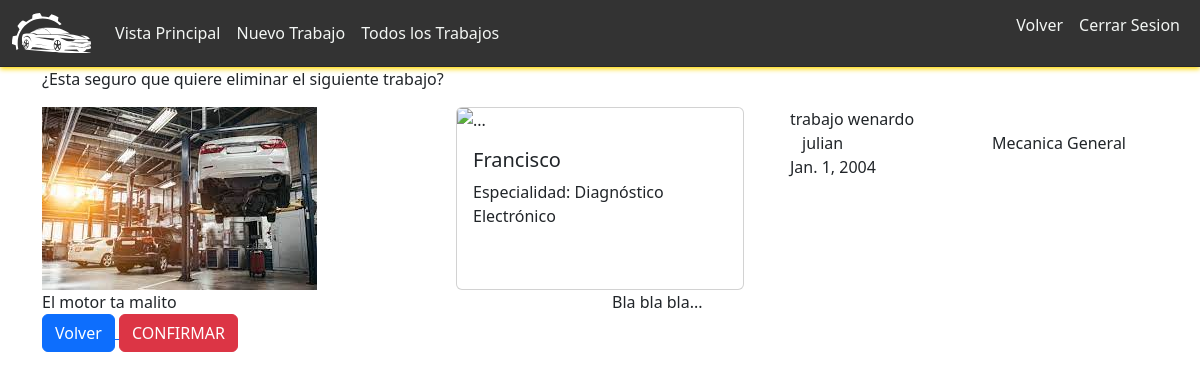
The page /admin_mecanico/eliminar/5 (signed in) on the database its author committed.
### core/models.py (models this page shows, shortened)
class Trabajo(models.Model):
    ESTADO_REVISION = (
        ("Por revisar", "Por revisar"),
        ("Aprobado", "Aprobado"),
        ("Rechazado", "Rechazado"),
        ("Inactivo", "Inactivo"),
    )
    mecanico = models.ForeignKey(Mecanico, on_delete=models.CASCADE)
    foto_principal = models.ImageField(upload_to='fotos/', null=True)
    titulo = models.CharField(max_length=100, null=True)
    fecha_trabajo = models.DateField()
    fecha_creacion = models.DateField(auto_now_add=True, null=True)
    fecha_actualizacion = models.DateField(auto_now=True, null=True)
    auto = models.CharField(max_length=100)
    diagnostico = models.CharField(max_length=150)
    descripcion = models.TextField()
    revision = models.CharField(max_length=100, choices=ESTADO_REVISION)
    observaciones = models.TextField(null=True, blank=True)

class Mecanico(models.Model):
    user = models.OneToOneField(User, on_delete=models.CASCADE)
    rut = models.CharField(max_length=100, primary_key=True)
    nombre = models.CharField(max_length=100)
    telefono = models.CharField(max_length=100)
    fecha_nacimiento = models.DateField()
    direccion = models.CharField(max_length=100)
    especialidad = models.ForeignKey(Especialidad, on_delete=models.CASCADE, null=True)

class Especialidad(models.Model):
    nombre_especialidad = models.CharField(max_length=100)
    def __str__(self):
        return self.nombre_especialidad

### core/decorators.py (the view)
        def wrapper_func(request, *args, **kwargs):
            group = None
            if request.user.groups.exists():
                group = request.user.groups.all()[0].name
            if group in allowed_roles:
                return view_func(request, *args, **kwargs)
            else:
                return redirect("/auth_error")

### core/views.py (called while the page is built)
@allowed_users(allowed_roles=['mecanico'])
def admin_mecanico_eliminartrabajo(request, pk):
    trabajo = Trabajo.objects.get(id=pk)
    context = {"trabajo": trabajo}
    if request.method == "POST":
        trabajo.delete()
        return redirect("/admin_mecanico")
    return render(request, "admin-mecanico-eliminartrabajo.html", context)

### templates/admin-mecanico-eliminartrabajo.html (shortened to what this page needs)
<!DOCTYPE html>
<html>
  <head>
    {% load static %}
      <link rel="stylesheet" href="{% static 'bootstrap-5.3.3/css/bootstrap.css' %}">
      <link rel="stylesheet" href="{% static 'css/navbar-admin.css' %}">
      <link rel="stylesheet" href="{% static 'css/admin-mecanico.css' %}">
  </head>
  <body>
  {% include "navbar-admin.html" %}
    <main>
        <div class="container">
            <p>¿Esta seguro que quiere eliminar el siguiente trabajo?</p>
        </div>
        <div class="container">
            <div class="row">
                <div class="col">
                    <img src="{{ trabajo.foto_principal.url }}">
                </div>
                    <div class="col justify-content-center d-flex">
                      <div class="card" style="width: 18rem">
                        <img
                          src=""
                          class="card-img-top"
                          alt="..."
                        />
                        <div class="card-body">
                          <h5 class="card-title">Francisco</h5>
                          <p class="card-text">Especialidad: Diagnóstico Electrónico</p>
                        </div>
                      </div>
                    </div>
                <div class="col">
                    <div class="row">
                        {{ trabajo.titulo }}
                    </div>
                    <div class="row">
                        <div class="col">
                            {{ trabajo.mecanico.nombre }}
                        </div>
                        <div class="col">
                            {{ trabajo.mecanico.especialidad }}
                        </div>
                    </div>
                    <div class="row">
                        {{ trabajo.fecha_trabajo }}
                    </div>
                </div>
            </div>
            <div class="row">
                <div class="col">
                    {{ trabajo.diagnostico }}
                </div>
                <div class="col">
                    {{ trabajo.descripcion }}
                </div>
            </div>
        </div>
        <div class="container">
            <form method="POST" action="{% url "admin-mecanico-eliminartrabajo" trabajo.id %}">
                <a href="{% url "admin-mecanico" %}">
                    <button type="button" class="btn btn-primary">Volver</button>
                </a>
                <button type="submit" class="btn btn-danger">CONFIRMAR</button>
            </form>
        </div>
    </main>
  </body>
</html>

### rows shown on the page
Trabajo: foto_principal (picture), titulo "trabajo wenardo", mecanico.nombre "julian", mecanico.especialidad "Mecanica General", fecha_trabajo "Jan. 1, 2004", diagnostico "El motor ta malito", descripcion "Bla bla bla..."
